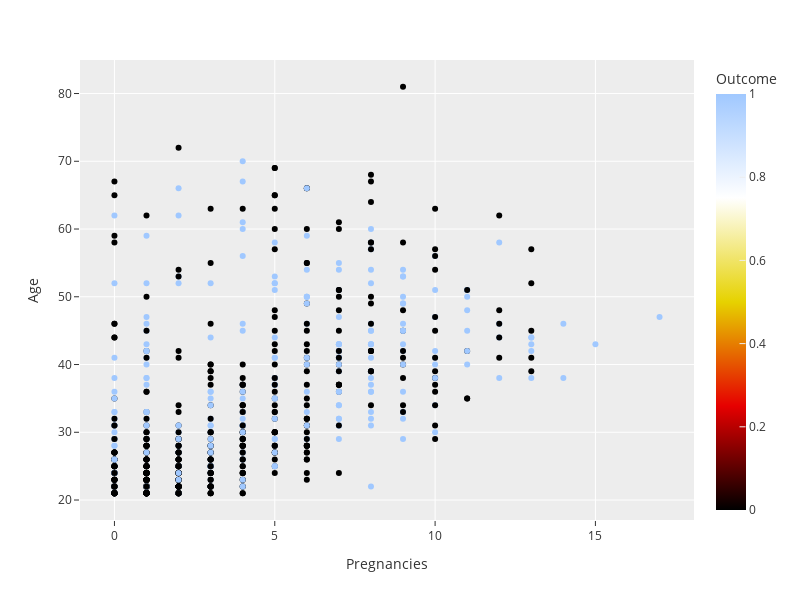

Here is the notebook cell this chart was saved with:
### Code cell
plot_data(df,"Pregnancies","Age","Outcome")

### Figure 1 — Plotly figure (JSON) as saved in the notebook; plotly's stock layout.template omitted (floating-point values rounded to 4 significant figures; data arrays with more than 128 entries replaced by an {"elided": "..."} marker saying what was removed)
{"data": [{"hovertemplate": "Pregnancies=%{x}<br>Age=%{y}<br>Outcome=%{marker.color}<extra></extra>", "legendgroup": "", "marker": {"color": {"elided": "768 int values"}, "coloraxis": "coloraxis", "symbol": "circle"}, "mode": "markers", "name": "", "orientation": "v", "showlegend": false, "type": "scatter", "x": {"elided": "768 int values"}, "xaxis": "x", "y": {"elided": "768 int values"}, "yaxis": "y"}], "layout": {"coloraxis": {"colorbar": {"title": {"text": "Outcome"}}, "colorscale": [[0, "rgb(0, 0, 0)"], [0.25, "rgb(230,0,0)"], [0.5, "rgb(230,210,0)"], [0.75, "rgb(255,255,255)"], [1, "rgb(160,200,255)"]]}, "height": 600, "legend": {"tracegroupgap": 0}, "margin": {"t": 60}, "width": 800, "xaxis": {"anchor": "y", "autorange": true, "domain": [0, 1], "range": [-1.075, 18.07], "title": {"text": "Pregnancies"}, "type": "linear"}, "yaxis": {"anchor": "x", "autorange": true, "domain": [0, 1], "range": [17.05, 84.95], "title": {"text": "Age"}, "type": "linear"}}}
